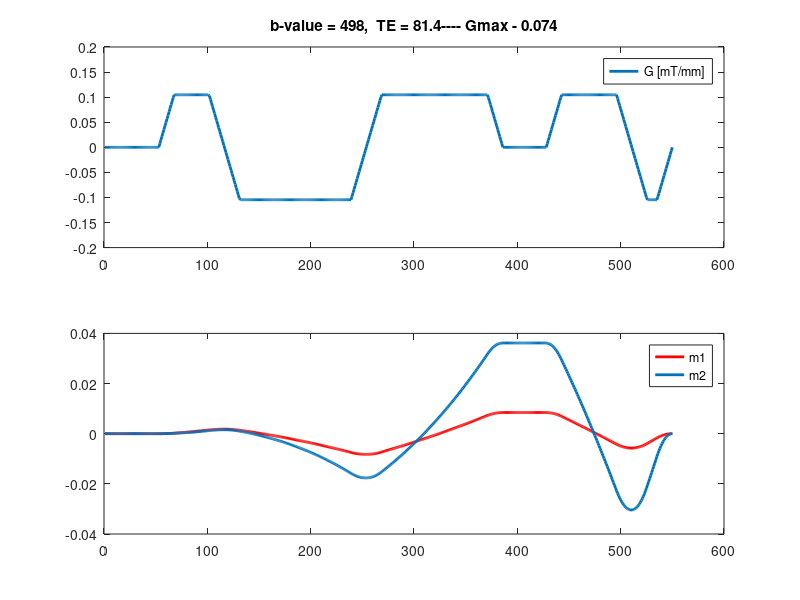

This chart was generated by the following MATLAB code:
% This fuction generates Convex Optimized Diffusion Encoding (CODE) waveforms
% for a user defined TE subject to gradient hardware constraints, moment
% nulling requirements and sequence timing parameters using the Chambolle-Pock 
% algorithm: 
%
% A First-Order Primal-Dual Algorithm for Convex Problems with Applications 
% to Imaging. Chambolle, A and Pock, T; Journal of Mathematical Imaging and 
% Vision; 2011.
%
% INPUTS  : GMAX            - Max Gradient amplitude [T/m]   
%           SMAX            - Maximum gradient slew rate [T/m/s]
%           Gvec            - Diffusion encoding vector magnitude: sqrt(Gx^2 + Gy^2 + Gz^2)
%                             (for example: encoding diffusion along only x
%                             and y increases the max gradienDt amplitude by
%                             a factor of sqrt(1^2 + 1^2 + 0^2) = 1.414)
%           TE              - Echo Time [ms]
%           TimeToEcho      - EPI time to Echo [ms]
%           TimeToEncode    - Start time of diffusion encoding [ms]
%           RFdur           - Refocusing pulse duration [ms]
%           MMT             - Desired waveform moments [0-M0, 1-M0M1,2-M0M1M2]
%           T               - Timestep of optimization [s] default: 100us
%
% OUTPUTS : G               - CODE gradient waveform
%           TE              - Sequence Echo Time (TE)
%
% Magnetic Resonance Research Labs (http://mrrl.ucla.edu)
% Department of Radiological Sciences
% University of California, Los Angeles
% - Eric Aliotta (EAliotta@mednet.ucla.edu)
% - Holden Wu (HWu@mednet.ucla.edu)
% - Daniel Ennis (DEnnis@mednet.ucla.edu)
% - Dan Nguyen (DanNguyen@mednet.ucla.edu)
% - September 6, 2016

function [G, TE] = CODE_Optimization_CP(G_Max,S_Max,Gvec,bvalue,T_ECHO,T_90,T_RF,MMT)

%% Define default values to generate a test waveform
if nargin==0
    G_Max     = 74e-3;            % T/m
    Gvec      = 1.414;            % magnitude of direction vector (sqrt(Gx^2 + Gy^2 + Gz^2)). For example, Gvec = 1 for only x encoding
    S_Max     = 50;               % T/m/s
    bvalue    = 500;              % target b-value s/mm2
    T_ECHO    = 26.4;             % EPI time to center k-space line [ms]
    T_90      = 5.3;              % Start time of diffusion. Typically the duration of excitation + EPI correction lines [ms]
    T_RF      = 4.3;              % 180 duration. [ms]
    MMT       = 2;                % Desired waveform moments- [0 for M0=0, 1 for M0=M1=0, 2 for M0=M1=M2=0]
end

%% Define some constants

% Simulation constants
dt      = 0.1e-3;              % timestep of optimization [s] (increase for faster simulation)
N_max   = 5e3;                  % Terminate bisection search when n > N_max

% Physical constants
GAMMA   = 42.58e3;            %Hz/mT for protons

%% Define the moment nulling vector
switch MMT
    case 0
        mvec = 0;           % M0 nulled gradients
    case 1
        mvec = [0;0;];      % M0+M1 nulled gradients
    case 2
        mvec = [0;0;0;];    % M0+M1+M2 nulled gradients
end

tA = clock; % start a timer to evaluate optimization speed

shortenLoop = 0;

%% Design the upper-bound symmetric gradient waveforms
[tHigh,G_mono,b_tmp] = design_symmetric_gradients(bvalue,T_ECHO,T_90,G_Max,length(mvec)-1);

%% Define time and index bounds
tLow  = 2*(T_RF/2 + T_ECHO);    % TE of SE (b=0) sequence

n_top = floor(tHigh * 1e-3/dt); % upper bound on TE
n_bot = floor(tLow * 1e-3/dt);  % lower bound on TE

%% Run the optimization
fprintf('Optimizing...... \n');
done = 0; n = n_top;
while( done==0 )
  
fprintf('............ TE <= %2.1fms ... Gap: %2.1f \n' ,n_top*dt/(1e-3), (n_top-n_bot)*dt/(1e-3));

n = floor(n-T_ECHO/(dt*1e3));

tECHO = n + T_ECHO/(dt*1e3);

tINV = floor(tECHO/2);

INV = ones(n,1);   INV(tINV:end) = -1;
C=tril(ones(n));
C2 = C'*C;

t0 = 0;
tf = 0;

D = diag(-ones(n,1),0) + diag(ones(n-1,1),1);
D = D(1:end-1,:);

Nm = size(mvec, 1);
tvec = t0 + [0:n-1]*dt; % in sec
% tMat for all moments
tMat = zeros( Nm, n );
for mm=1:Nm,
    tMat( mm, : ) = tvec.^(mm-1);
end

if n > tINV + T_RF/(dt*1e3)/2  
    
TE = n*dt/(1e-3)+T_ECHO;

% call the optimization kernel
grad_tmp = CP_Optim_Kernel(G_Max,S_Max,Gvec,TE,T_ECHO,T_90,T_RF,MMT);

% check b-value of gradient.
b_test = (GAMMA*2*pi)^2*(grad_tmp.*INV*dt)'*(C2*(grad_tmp.*INV*dt))*dt;

% check gradient moments.
mtest = max(abs(GAMMA*dt*tMat*(grad_tmp.*INV)));

if isnan(b_test)
    b_test = 0;
end

if b_test > bvalue
    is_adequate = 'YES';
else
    if abs(b_test-bvalue) <= 0.01*bvalue
        is_adequate = 'YES';
    else
        is_adequate = 'NO';
    end
end

if mtest > 0.01
    is_adequate = 'NO';
end


else
    is_adequate = 'NO';
end

if( strcmp(is_adequate,'YES') ) % feasible
    feas = 1;
    n_top = n+T_ECHO/(dt*1e3);
    n = round( 0.5*(n_top+n_bot) );
    % update feasible g
    G = grad_tmp;
else
    %scatter(1,n,400,'r','x');
    n_bot = n+T_ECHO/(dt*1e3);
    n = round( 0.5*(n_top+n_bot) );
end

% check termination condition
if( n_top<=n_bot+1 )
    if( exist('G') )
        % if the b-value is still too LARGE, scale GMAX down
        if abs(b_test-bvalue) >= 0.1*bvalue
            G = scale_Gmax(G,bvalue,dt,tINV);
            % and try a shorter TE!
            shortenLoop = shortenLoop + 1;
            n_bot = n_bot - 10;
            if shortenLoop == 3
                fprintf('Scaled Down....... DONE \n');
                done = 1;
            end
        else
            fprintf('................ DONE \n');
            done = 1;
        end
        
    else
        % if we're here, n_top was infeasible to start with
        n_top = n_top*2;
        n = n_top;
    end
end
%end
% hard termination condition
if( n > N_max )
    disp( sprintf('mtgrad_cvx: n=%d > N_max=%d, terminating bisection.',n,N_max) );    
    done = 1; 
end

end

close(gcf);

tB = clock;

SimTime = (tB(4)*3600 + tB(5)*60 + tB(6)) - (tA(4)*3600 + tA(5)*60 + tA(6));

if SimTime > 3600
    fprintf('Optimization time: %d hr %d min %2.2f sec \n', floor(SimTime/3600), rem(SimTime,60), SimTime/60 - rem(SimTime,60)*60);
else if SimTime > 60
        fprintf('Optimization time: %d min %2.2f sec \n', floor(SimTime/60), rem(SimTime,60));
    else
        fprintf('Optimization time: %2.2f sec \n', SimTime);
    end
end

n = length(G);

% form difference matrix to calculate slew rate
D = diag(-ones(n,1),0) + diag(ones(n-1,1),1);
D = D(1:end-1,:);

C=tril(ones(n));
C2 = C'*C;

INV = ones(n,1);    INV(tINV:end) = -1;

% form time vector to calculate moments
tvec = t0 + [0:n-1]*dt; % in sec
% tMat for all moments
tMat = zeros( 3, n );
for mm=1:3,
    tMat( mm, : ) = tvec.^(mm-1);
end

% progressive tMat for m1, m2
tMat0 = tril(ones(n)).*repmat(tMat(1,:)',[1,n])';
tMat1 = tril(ones(n)).*repmat(tMat(2,:)',[1,n])';
tMat2 = tril(ones(n)).*repmat(tMat(3,:)',[1,n])';

% moment
moments = GAMMA*dt*tMat*(G.*INV);

M0 = GAMMA*dt*tMat0*(G.*INV);
M1 = GAMMA*dt*tMat1*(G.*INV);
M2 = GAMMA*dt*tMat2*(G.*INV);
%

% bvalue
b_val = (GAMMA*2*pi)^2*(G.*INV*dt)'*(C2*(G.*INV*dt))*dt;

tPrep = length(G)*dt/(1e-3);

TE = tPrep + T_ECHO;

% figure; subplot(2,1,1); 
% plot(G,'LineWidth',2);
% legend('G [mT/mm]');
% subplot(2,1,2); 
% plot(moment1/100,'r','LineWidth',2); hold on; plot(moment2,'LineWidth',2);
% fontsizeALL(gcf,20);
% legend('m1','m2');

DESCRIPTION = ['b-value = ' num2str(round(b_val)) ',  TE = ' num2str(TE) '---- Gmax - ' num2str(max(G)/Gvec) ];

fprintf([DESCRIPTION, '\n']);
fprintf('Non-optimized TE = %1.1f\n',tHigh);
fprintf('CODE Benefit:      %1.1f%%\n',(tHigh-TE)*100/tHigh);

%% Generate a figure
figure; subplot(2,1,1);
plot(G,'LineWidth',2);
title(DESCRIPTION); legend('G [mT/mm]');
subplot(2,1,2);
plot(M1/100,'r','LineWidth',2); hold on; plot(M2,'LineWidth',2);
legend('m1','m2');

end


function [TE,G,b] = design_symmetric_gradients(bvalue_target,T_ECHO,T_90,G_Max,MMT)
% Returns the TE for symmetric DWI waveforms with a specified b-value and
% sequence timing parameters. The waveforms used are: MONOPOLAR, BIPOLAR
% and MODIFIED BIPOLAR (Stoeck CT, von Deuster C, Genet M, Atkinson D, Kozerke
%                       S. Second-order motion-compensated spin echo diffusion
%                       tensor imaging of the human heart. MRM. 2015.)
%
% INPUTS:  G_Max        - Max gradient amplitude [T/m]
%          bvalue_target- Desired b-value [s/mm2]
%          T_ECHO       - EPI time to Echo [ms]
%          T_90         - Start time of diffusion encoding [ms]
%          MMT          - Desired waveform moments
%                         - 0 - M0= 0      - MONO
%                         - 1 - M0M1 = 0   - BIPOLAR
%                         - 2 - M0M1M2 = 0 - MODIFIED BIPOLAR
%
% OUTPUTS: TE    -  TE of resultant waveform [ms]
%          G     -  Diffusion encoding waveform [T/m]
%          b     -  b-value of encoding waveform [s/mm2]
%
% Magnetic Resonance Research Labs (http://mrrl.ucla.edu)
% Department of Radiological Sciences
% University of California, Los Angeles
% Eric Aliotta (EAliotta@mednet.ucla.edu)
% Holden Wu (HWu@mednet.ucla.edu)
% Daniel Ennis (DEnnis@mednet.ucla.edu)
% December 16, 2015

epsilon = 1.5;   % gradient ramp time 
RFgap     = 4.3; % 180 pulse duration
epsilon = floor(epsilon*10)/10;

% define monopolar waveform
if MMT == 0
  gap = RFgap;
  N = 4*epsilon + gap + 2*T_ECHO+T_90; % starting point for total duration
  T = 0.1; % scale time in ms
  b = 0;
  
  % update waveform until the b-value is large enough
  while(b<bvalue_target*0.995)
    N = N+T;
    
    time = N;
    
    lambda = (time - 4*epsilon - gap - 2*T_ECHO)/2;
    lambda = round(lambda/T);
    
    grad = trapTransform([lambda,lambda],G_Max,floor(epsilon/T),1,floor((T_ECHO-T_90+gap)/T),1);
    
    n = length(grad);
    
    C=tril(ones(n));
    C2 = C'*C;
    GAMMA = 42580;
    
    INV = ones(n,1);   INV(floor((n+T_ECHO)/2):end) = -1;
    
    Ts = T*(1e-3);
    
    b = (GAMMA*2*pi)^2*(grad.*INV*Ts)'*(C2*(grad.*INV*Ts))*Ts;
    
    tINV = ceil(lambda + floor((T_ECHO-T_90+gap)/T) + 2*epsilon/T - 0.5*gap/T);
    TEh1 = T_ECHO/T + length(grad(tINV:end));
    TEh2 = tINV;
    
    TE = 2*max(TEh1,TEh2)*T;
    G = grad;
  end
end

% define bipolar waveform (M1=0)
if MMT == 1
  
  L = 1; % starting point
  T = 0.1; % scale time in ms
  
  b = 0;
  % update waveform until the b-value is large enough
  while(b<bvalue_target*0.995)
    
    L = L+T;
    
    % duration of each bipolar lobe
    lambda  = L;         
    LAMBDA  = lambda;    
    
    LAMBDA = round(LAMBDA/T);
    lambda = round(lambda/T);

    % gap b/w gradients is just the RF duration 
    gap = RFgap;
    
    % take trapezoid durations and create G(t) vector
    grad = trapTransform([lambda,-LAMBDA,LAMBDA,-lambda],G_Max,round(epsilon/T),1,round(gap/T),2);
    
    % legnth of waveform
    n = length(grad);
    
    % vector for b-value integration
    C=tril(ones(n));
    C2 = C'*C;
    
    % Gyromagnetic ratio
    GAMMA = 42580;
    
    % refocusing pulse time
    tINV = floor(n/2);
    
    % vector to invert magnetization (+1 before 180, -1 after 180)
    INV = ones(n,1);
    INV(floor(tINV):end) = -1;
    
    % time increment in seconds
    Ts = T*(1e-3);
    
    % test b-value
    b = (GAMMA*2*pi)^2*(grad.*INV*Ts)'*(C2*(grad.*INV*Ts))*Ts;
    
    % pre 180 contribution to TE
    TEh1 = 0.5*RFgap/T + lambda + LAMBDA + 4*epsilon/T + T_ECHO/T;
    % post 180 contribution to TE
    TEh2 = 0.5*RFgap/T + lambda + LAMBDA + 4*epsilon/T + T_90/T;
    
    % Final TE
    TE = 2*max(TEh1,TEh2)*T + 2 + 2; %additional 4ms for spoilers.
    
    % final gradient waveform
    G = grad;
  end
end

% define modified bipolar (M1=M2 = 0) waveform
if MMT == 2
  L = 1; % starting point
  T = 0.1; % scale in ms
  
  b = 0;
  
  % update waveform until the b-value is large enough
  while(b<bvalue_target*0.995)
    
    L = L+T;
    
    % first trap duration
    lambda = L;                     lambda = round(lambda/T); 
    % second trap duration
    LAMBDA  = 2*lambda + epsilon;   LAMBDA = round(LAMBDA/T);
    
    % time between first and second sets of gradients
    gap = 2*epsilon + lambda;
    
    % take trapezoid durations and create G(t) vector
    grad = trapTransform([lambda,-LAMBDA,-LAMBDA,lambda],G_Max,round(epsilon/T),1,round(gap/T),2);
    
    % legnth of waveform
    n = length(grad);
    
    % vector for b-value integration
    C=tril(ones(n));
    C2 = C'*C;
    
    % Gyromagnetic ratio
    GAMMA = 42580;
    
    % refocusing pulse time
    tINV = n/2 + round(gap/T) - round(RFgap/T);
    
    % vector to invert magnetization (+1 before 180, -1 after 180)
    INV = ones(n,1);
    INV(floor(tINV):end) = -1;
    
    % time increment in seconds
    Ts = T*(1e-3);
    
    % test b-value
    b = (GAMMA*2*pi)^2*(grad.*INV*Ts)'*(C2*(grad.*INV*Ts))*Ts;
    
    % pre 180 contribution to TE
    TEh1 = 0.5*RFgap/T + lambda + LAMBDA + 4*epsilon/T + T_ECHO/T;
    % post 180 contribution to TE
    TEh2 = -0.5*RFgap/T + lambda + LAMBDA + 4*epsilon/T + T_90/T + gap/T;
    
    % final TE
    TE = 2*max(TEh1,TEh2)*T;
    
    % final gradient waveform
    G = grad;
  end
end


end

%% CODE Chambolle-Pock Optimization Kernel

function G = CP_Optim_Kernel(GMAX,SRMAX,Gvec,TE,TimeToEcho,TimeToEncode,RFdur,MMT,T)

if nargin<9
    T = 0.1e-3; % timestep %s
end

SRMAX = SRMAX*T*0.5*Gvec; % T/m/s (?. check)
GMAX  = GMAX*Gvec;  % %mT/mm

n = round((TE-TimeToEcho) * 1e-3/T);

tINV = floor((n + TimeToEcho/(T*1e3))/2);

Tzeros = [1, 2:TimeToEncode*(1e-3/T), ...
          tINV-floor(RFdur*(1e-3/T)/2):tINV+floor(RFdur*(1e-3/T)/2), n];
      
switch MMT
    case 0
        mvec = 0;
    case 1
        mvec = [0;0;];
    case 2
        mvec = [0;0;0;];
end

Nm = size(mvec, 1);
tvec = 0 + [0:n-1]*T; % in sec
% tMat for all moments
tMat = zeros( Nm, n );
for mm=1:Nm,
    tMat( mm, : ) = tvec.^(mm-1);
end
GAMMA = 42.58e3; %Hz/mT for protons
INV = ones(n,1);   INV(tINV:end) = -1;
%Q = (1/479.8714)*GAMMA*T*tMat*diag(INV);
Q = GAMMA*T*tMat*diag(INV);

normQ = sqrt(sum(Q.^2,2));
mvec=diag(1./normQ)*mvec;
Q = diag(1./normQ)*Q;

%Q = Q/normest(Q);
%Q = tMat*diag(INV);
%sabsQ=1./sum(abs(Q),2);
%Q=diag(sabsQ)*Q;

C1=tril(ones(n));
C2 = C1'*C1;
ivec = ones(1,n);
C = -ivec*C1*C1;

C=C/norm(C);

D = diag(-ones(n,1),0) + diag(ones(n-1,1),1);
D = sparse(0.5*D(1:end-1,:));

tau=1./(sum(abs(D),1) + sum(abs(Q),1))';

sigD=1./sum(abs(D),2);
% multiply by 10 for FASTER CONVERGENCE
sigQ=8./sum(abs(Q),2);

lenC1=size(C,1);
lenC2=size(C,2);
lenD1=size(D,1);
lenD2=size(D,2);
lenQ1=size(Q,1);
lenQ2=size(Q,2);

%This section initializes variables
G=zeros(lenC2,1);
xbar=G;
%zC=-1;%zeros(lenC1,1);
zD=zeros(lenD1,1);
zQ=zeros(lenQ1,1);

%step sizes.
theta=1;
p=1.95;
r2=100;r1=100;
epsilon=1e-4;
count=1;

tic

% loop until exit criterion are reached OR until we've reached 100,000
% iterations
while ((r2>epsilon) || (r1>epsilon)) && (count<=100000)
    
    % calculate x-tau*K'*z and then take the prox operation
    xbar=min(GMAX,max(-GMAX,G-tau.*((D'*zD)+(Q'*zQ)+C')));
    xbar(Tzeros) = 0;
    
    % calculate z+sigma*K(2*xbar-x)
    txmx    = 2*xbar-G;
    zDbuff  = zD + sigD.*(D*txmx);
    zQbuff  = zQ + sigQ.*(Q*txmx);
    
    % calculate the prox operators associated with z
    zDbar = zDbuff - sigD.*min(SRMAX,max(-SRMAX,zDbuff./sigD));
    zQbar = zQbuff - sigQ.*min(mvec,max(-mvec,zQbuff./sigQ));
    
    % calculate exit criterion
    if rem(count,5000)==0
        xm=G;
        zm=[zD;zQ];
    end
    
    % overrelaxation terms
    G=p*xbar+(1-p)*G;
    zD=p*zDbar+(1-p)*zD;
    zQ=p*zQbar+(1-p)*zQ;
 
    % test exit criterion
    if rem(count,5000)==0
        xtrubar=G+theta*(G-xm);
        r1=norm((xm-G)./tau)/norm(G);
        r2=norm((zm-[zD;zQ])./[sigD;sigQ] + [D*(xtrubar-G);Q*(xtrubar-G)])/norm([zD;zQ]);
    end

    % count the number of iterations
    count=count+1;
end

% check moments
M = Q*G;

if max(abs(M)) > 1e-4
    fprintf('Moments not fully nulled. Increase TE. \n');
end


end

%%

function G2 = scale_Gmax(G,b,T,tINV)
% scales the GMAX of a function that has TOO LARGE a b-value to match the
% correct b-value
% G is the input gradient waveform,
% b the desired b-value,
% T the timestep
% tINV the time of inversion

n = length(G);

% prepare calculations
GAMMA = 42.58e3; %Hz/mT for protons
C=tril(ones(n));
C2 = C'*C;
INV = ones(n,1);    INV(tINV:end) = -1;

% check initial b-value

b_val = (GAMMA*2*pi)^2*(G.*INV*T)'*(C2*(G.*INV*T))*T;

if b_val <= b
    % inital waveform was fine (or too small)
    G2 = G;
    return;
end

% scale down from 0.9, 0.8, ... etc. until the b-value is close

scales = [0.1:0.01:0.99];

bs = zeros(size(scales));

for j = 1:length(scales)
    Gtmp = G*scales(j);
    bs(j) = (GAMMA*2*pi)^2*(Gtmp.*INV*T)'*(C2*(Gtmp.*INV*T))*T;
end

bdif = abs(bs - b);

[x,ind] = min(bdif);

G2 = G*scales(ind);

end

%%
function g = trapTransform(f,G0,SR,tFact,gap,gpos)
% gradient waveform from trapezoidal reduction
% define waveform in terms of gradient duration and sign assuming 
% G = Gmax 
%
% input: f  -- row of numbers indicating the duration of each gradient lobe
%              in ms. Must correspond to an integer number of timepoints
%        G0 -- Gmax. All lobes assumed to be at Gmax
%        SR -- Slew duration (normalized to unit size) (default- 1)
%        tFact  -- Temporal resolution subsampling (default- 1)
%        gap-- Gap duration an RF pulse [units] (default 0)
%        gpos- Position of gap (list the number of f entry to put the gap
%              AFTER (default floor(num entries/2)
% 
% output: g -- fully represented gradient waveform

if nargin<2
    G0 = 0.074;
end

if nargin<3
    SR = 1;
end

if nargin<4
    tFact = 1;
end

if nargin<5
    gap = 0;
end

if nargin<6
    gpos = floor(length(f)/2);
end

if tFact == 1e-3
    tFact = 1;
    fprintf('Assuming T = 1ms, subsample of 1 used!! \n');
end

if min(abs(f)) < 1
    fprintf('ERROR - Need to allow time for slewing!!!\n');
    return;
end

%g = G0*ones( (sum(abs(f))+gap )*tFact,1);
g = G0*ones( (sum(abs(f)) + gap + 2*numel(f)*SR - (numel(f)-1) )*tFact,1);

count = 1;

for j=1:length(f)
    PLAT = abs(f(j));
    if j == gpos
        tnow = count;
        % ramp up
        g(tnow:tnow+SR-1) = g(tnow:tnow+SR-1).*(0:1/SR:1-1/SR)'*(f(j)/PLAT);
        %g(count+1:count+1+SR) = g(count+1:count+1+SR).*(0:1/SR:1)'*(f(j)/PLAT);
        tnow = tnow + SR;
        % plateau
        g(tnow:tnow+PLAT*tFact-1) = g(tnow:tnow+PLAT*tFact-1)*f(j)/PLAT;
        %g(count+2+SR:count+PLAT*tFact-SR+1) = g(count+2+SR:count+PLAT*tFact-SR+1)*f(j)/PLAT;
        tnow = tnow + PLAT*tFact;
        % ramp down
        g(tnow:tnow+SR-1) = g(tnow:tnow+SR-1).*(1-(1/SR:1/SR:1))'*(f(j)/PLAT);
       
        count = tnow + SR-1;
        
        g(count+1:count+gap*tFact) = g(count+1:count+gap*tFact)*0;
        count = count + gap*tFact;
    else
        tnow = count;
        % ramp up
        g(tnow:tnow+SR-1) = g(tnow:tnow+SR-1).*(0:1/SR:1-1/SR)'*(f(j)/PLAT);
        %g(count+1:count+1+SR) = g(count+1:count+1+SR).*(0:1/SR:1)'*(f(j)/PLAT);
        tnow = tnow + SR;
        % plateau
        g(tnow:tnow+PLAT*tFact-1) = g(tnow:tnow+PLAT*tFact-1)*f(j)/PLAT;
        %g(count+2+SR:count+PLAT*tFact-SR+1) = g(count+2+SR:count+PLAT*tFact-SR+1)*f(j)/PLAT;
        tnow = tnow + PLAT*tFact;
        % ramp down
        g(tnow:tnow+SR-1) = g(tnow:tnow+SR-1).*(1-(1/SR:1/SR:1))'*(f(j)/PLAT);
       count = tnow + SR-1;
        % ramp up
%         g(count+1:count+1+SR) = g(count+1:count+1+SR).*(0:1/SR:1)'*(f(j)/PLAT);
%         % plateau
%         g(count+1+SR:count+PLAT*tFact-SR) = g(count+1+SR:count+PLAT*tFact-SR)*f(j)/PLAT;
%         % ramp down
%         g(count+PLAT*tFact-SR:count+PLAT*tFact) = g(count+PLAT*tFact-SR:count+PLAT*tFact).*(1-(0:1/SR:1))'*(f(j)/PLAT);
%         
        %count = count + PLAT*tFact;
    end
end

end